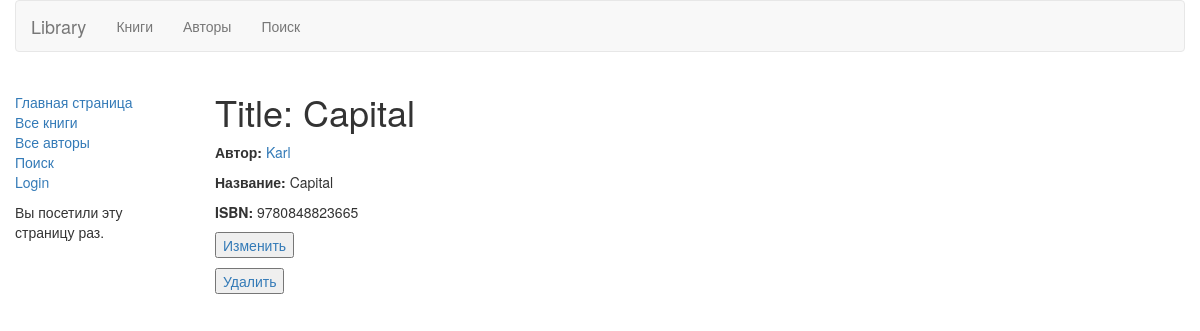
/catalog/book/1, run on the app's committed database.
### catalog/models.py (models this page shows, shortened)
class Book(models.Model):
    isbn = models.CharField('ISBN', max_length=13)
    title = models.CharField(max_length=200)
    author = models.ForeignKey('Author', on_delete=models.SET_NULL, null=True)
    def get_absolute_url(self):
        return reverse('book-detail', args=[str(self.id)])

class Author(models.Model):
    first_name = models.CharField(max_length=100)
    idd = models.CharField(max_length=10)
    def __str__(self):
        return self.first_name

### catalog/views.py (the view)
# urls.py: url(r'^book/(?P<pk>\d+)$', views.BookDetailView.as_view(), name='book-detail'),
class BookDetailView(generic.DetailView):
    model = Book

### templates/catalog/book_detail.html
{% extends "base_generic.html" %}
{% block content %}
    <h1>Title: {{ book.title }}</h1>
    <p><strong>Автор:</strong> <a href="{{ author.get_absolute_url }}">{{ book.author }}</a></p>
    <p><strong>Название:</strong> {{ book.title }}</p>
    <p><strong>ISBN:</strong> {{ book.isbn }}</p>
    <p><a href="{{ book.get_absolute_url }}/update"><button>Изменить</button></a></p>
    <p><a href="{{ book.get_absolute_url }}/delete"><button>Удалить</button></a></p>
{% endblock %}

### data on the page
Book: title "Capital", author "Karl", isbn "9780848823665"
